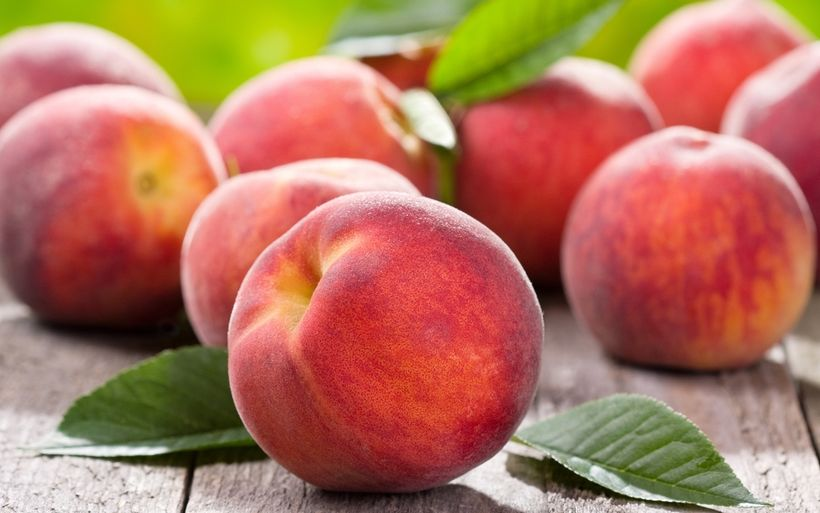
#> input picture img/fruta2.jpg, 820 x 513 px, found by its file name
$ python 03-canny.py
#> lines starting #> are read from the running program, lines starting #| are printed output that depends on the picture
import skimage as ski
import matplotlib.pyplot as plt

image = ski.io.imread('img/fruta2.jpg')
#> image is the input picture: shape (513, 820, 3); mean R, G, B 177.7, 116, 92.9
gray_image = ski.color.rgb2gray(image)
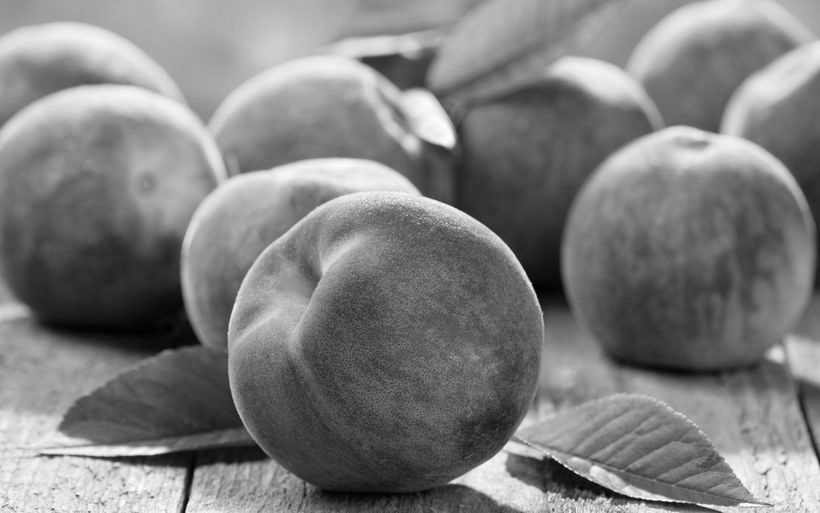
#> gray_image: shape (513, 820) float64; min 0.00417, max 0.999, mean 0.5
canny_filter = ski.feature.canny(gray_image,sigma=2)
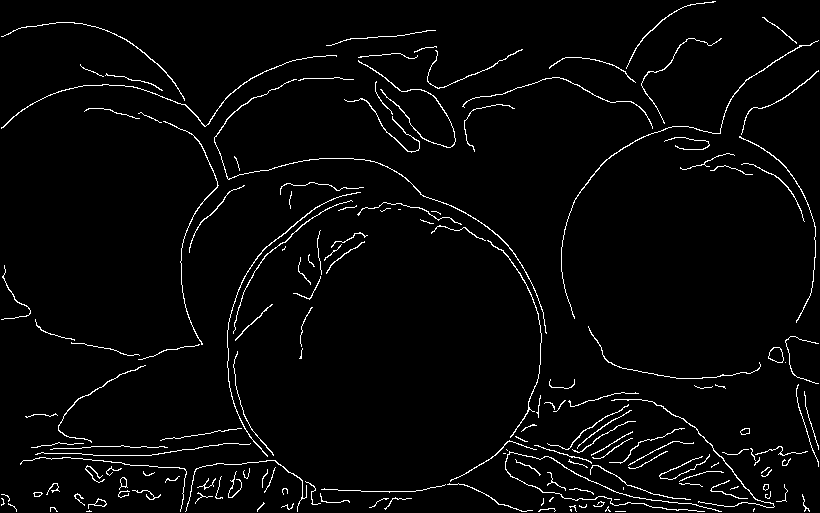
#> canny_filter: shape (513, 820) bool; 3.1% white in thin lines or dots

ski.io.imshow(canny_filter)
ski.io.show()

$ run again, with img/Cat03.jpg copied over img/fruta2.jpg
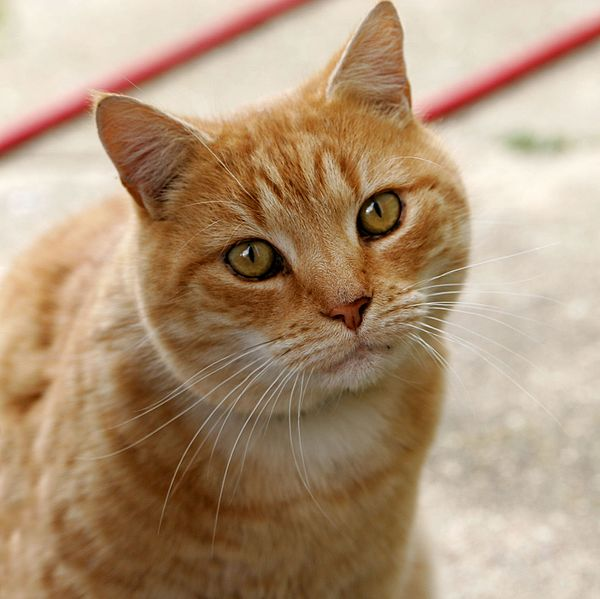
#> input picture img/Cat03.jpg, 600 x 599 px, found by its file name
#> image is the input picture: shape (599, 600, 3); mean R, G, B 175.9, 148.8, 120.7
#> `gray_image = ski.color.rgb2gray(image)`:
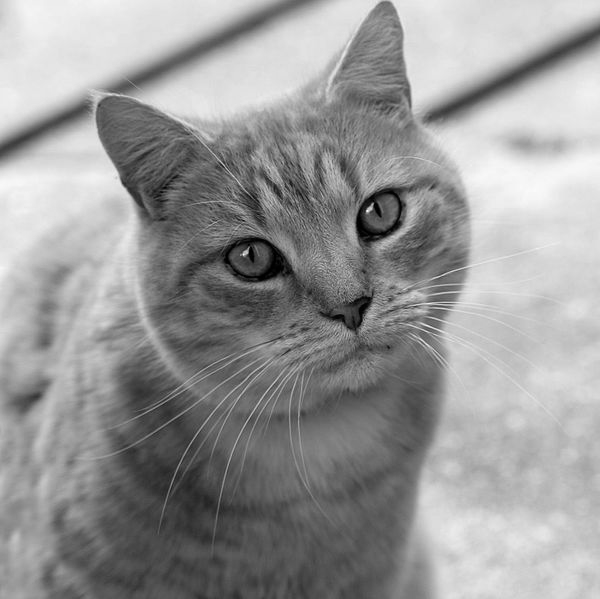
#> gray_image: shape (599, 600) float64; min 0, max 0.993, mean 0.598
#> `canny_filter = ski.feature.canny(gray_image,sigma=2)`:
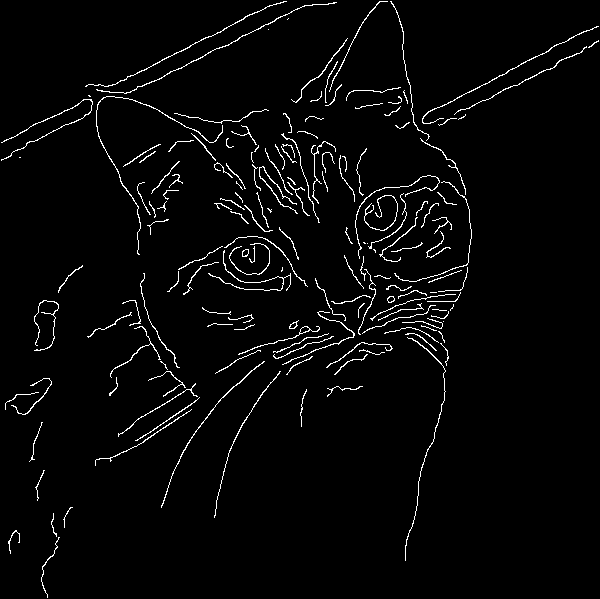
#> canny_filter: shape (599, 600) bool; 2.9% white in thin lines or dots

$ run again, with img/Girasol.jpg copied over img/fruta2.jpg
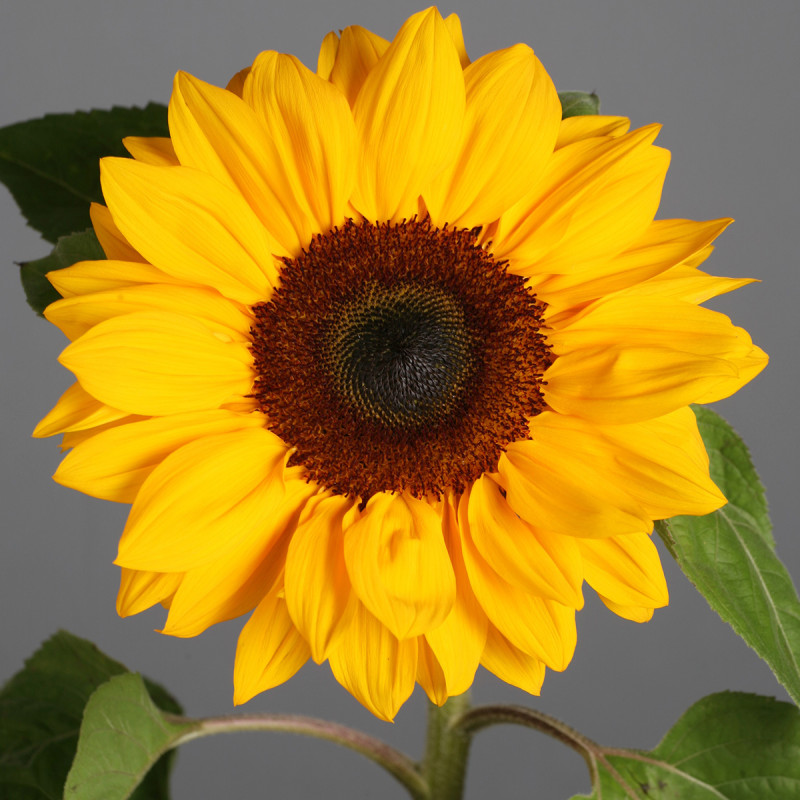
#> input picture img/Girasol.jpg, 800 x 800 px, found by its file name
#> image is the input picture: shape (800, 800, 3); mean R, G, B 163.2, 128.9, 41.3
#> `gray_image = ski.color.rgb2gray(image)`:
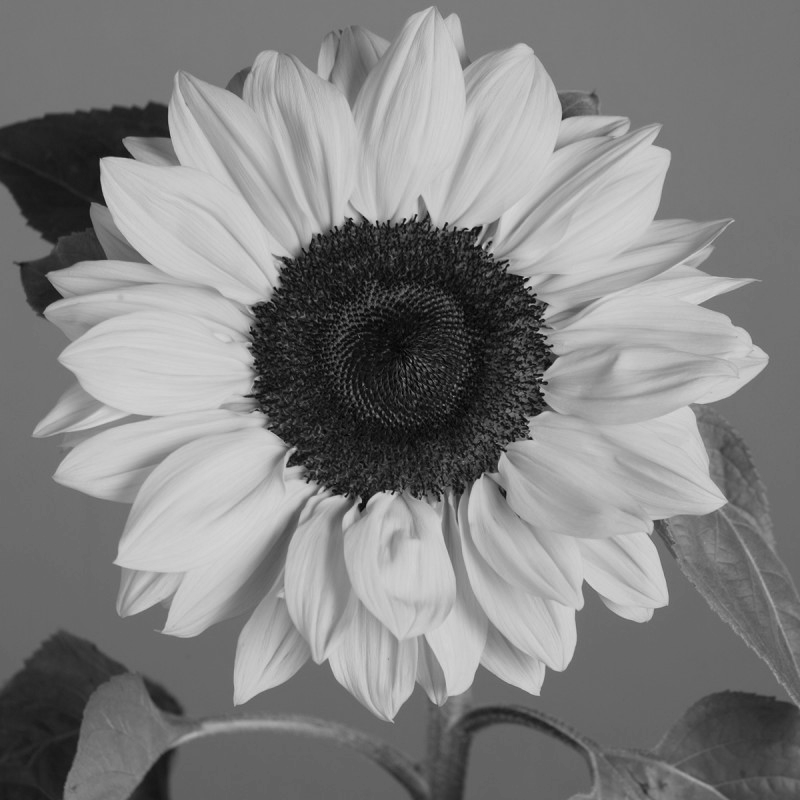
#> gray_image: shape (800, 800) float64; min 0.0025, max 0.846, mean 0.509
#> `canny_filter = ski.feature.canny(gray_image,sigma=2)`:
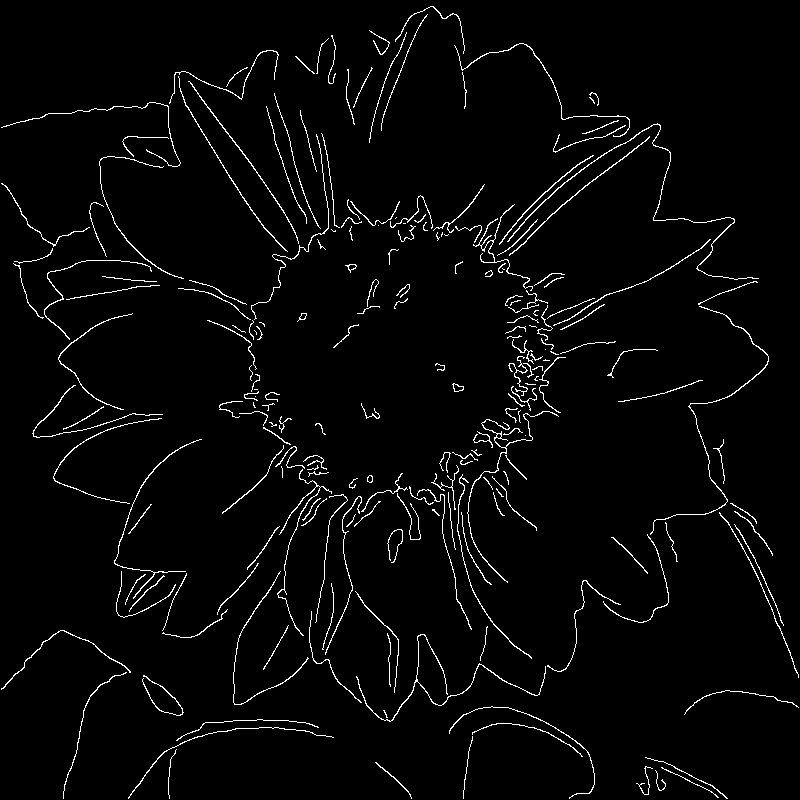
#> canny_filter: shape (800, 800) bool; 2.9% white in thin lines or dots
